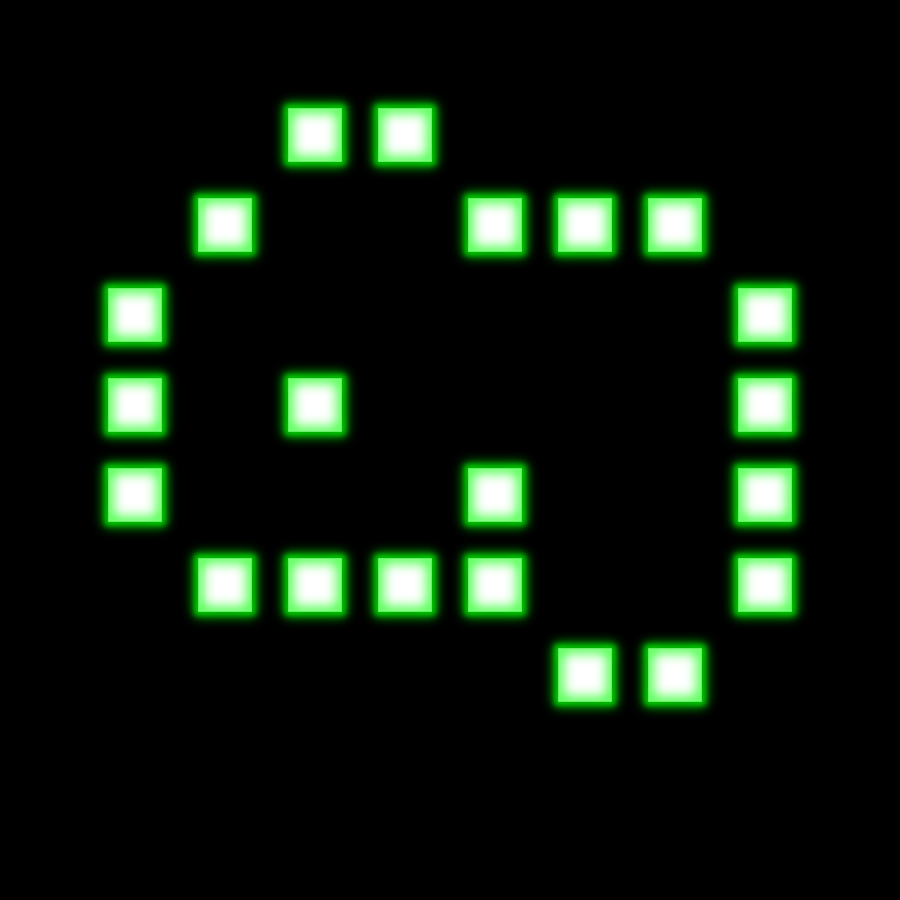

The image is a tile-based game level rendered from a .tmx file. Its description and source (layers, tilesets, objects; grid data summarised) follow:
An orthogonal 10x10 tile map with 90x90 px tiles, 1 tile layer (Ground) and 7 objects (3x Box, 3x Point, Chuy).

<map version="1.0" orientation="orthogonal" width="10" height="10" tilewidth="90" tileheight="90">
 <tileset firstgid="1" name="SokoChuy" tilewidth="90" tileheight="90">
  <image source="gfx/tile.png" width="270" height="270" />
  <tile id="0">
   <properties>
    <property name="type" value="triangle a" />
   </properties>
  </tile>
  <tile id="1">
   <properties>
    <property name="type" value="triangle b" />
   </properties>
  </tile>
  <tile id="2">
   <properties>
    <property name="type" value="circle" />
   </properties>
  </tile>
  <tile id="3">
   <properties>
    <property name="type" value="triangle c" />
   </properties>
  </tile>
  <tile id="4">
   <properties>
    <property name="type" value="triangle d" />
   </properties>
  </tile>
  <tile id="5">
   <properties>
    <property name="type" value="square" />
   </properties>
  </tile>
 </tileset>
 <layer name="Ground" width="10" height="10">
  <properties>
   <property name="text" value="Area 11" />
  </properties>
  <data>[100 cells, 100 non-empty, 4 distinct tile ids]</data>
 </layer>
 <objectgroup name="Objects" width="10" height="10">
  <object name="Box" x="378" y="366" width="50" height="70" />
  <object name="Point" x="281" y="276" width="66" height="90" />
  <object name="Chuy" x="184" y="452" width="86" height="86" />
  <object name="Box" x="550" y="369" width="50" height="70" />
  <object name="Box" x="377" y="281" width="50" height="70" />
  <object name="Point" x="645" y="275" width="66" height="90" />
  <object name="Point" x="191" y="276" width="66" height="90" />
 </objectgroup>
</map>
